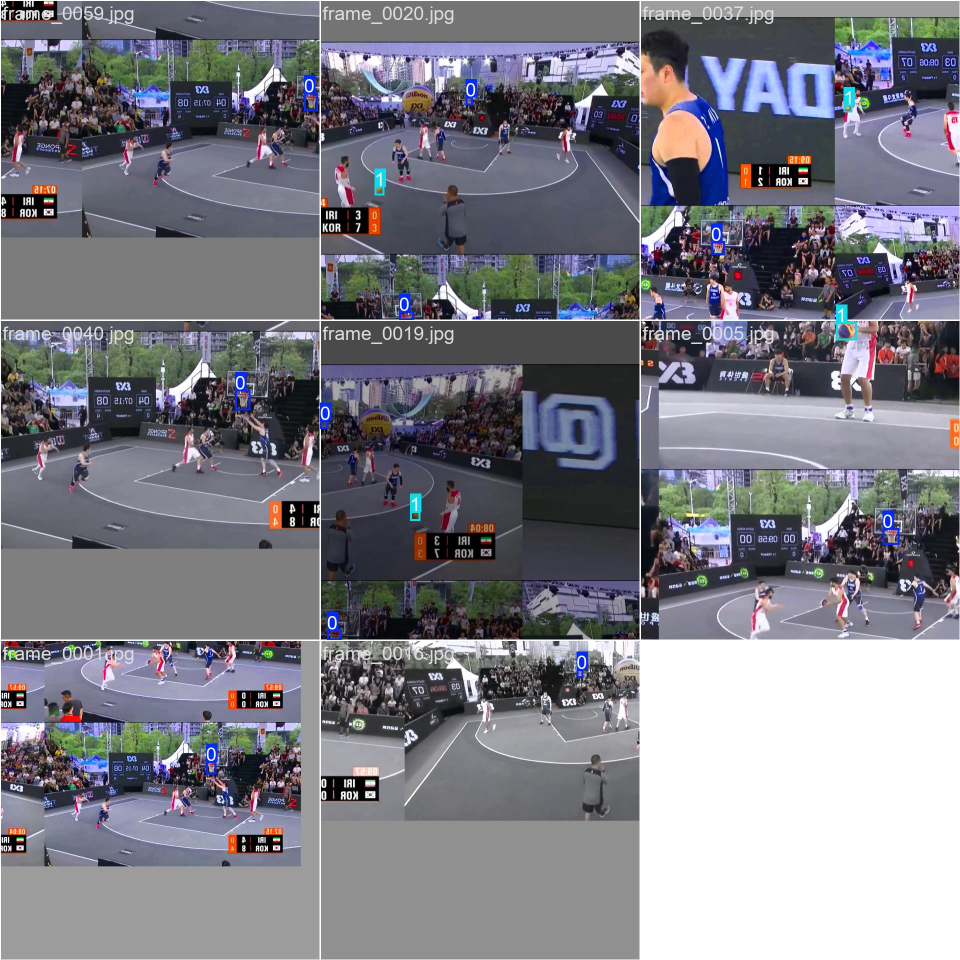
#> input picture runs/detect/basketball_yolo_model4/train_batch0.jpg, 1920 x 1920 px, given in place of 13509078_3840_2160_60fps.mp4, which was not available (shown at 1/2 size)
$ python 'opencv testfile.py'
#> lines starting #> are read from the running program, lines starting #| are printed output that depends on the picture; after the words box and inside, x2 and y2 are one past the last pixel; in counts of white or black regions, pixels touching at a corner belong together; pictures that were not available may be replaced by others from this repository, and a replacement may not be noted
import cv2
import pytesseract
import os

# Tesseract-OCR 설치 경로 (Windows 기준)
pytesseract.pytesseract.tesseract_cmd = r'C:\Program Files\Tesseract-OCR\tesseract.exe'

# 영상 경로
video_path = r'C:\shoot\13509078_3840_2160_60fps.mp4'
cap = cv2.VideoCapture(video_path)

# 영상 정보
fps = int(cap.get(cv2.CAP_PROP_FPS))
width = int(cap.get(cv2.CAP_PROP_FRAME_WIDTH))
height = int(cap.get(cv2.CAP_PROP_FRAME_HEIGHT))
total_frames = int(cap.get(cv2.CAP_PROP_FRAME_COUNT))

# 저장 경로
output_path = r'C:\shoot\highlight_20_detected.mp4'
fourcc = cv2.VideoWriter_fourcc(*'mp4v')
saved = False

while cap.isOpened():
    ret, frame = cap.read()
#> frame is the input picture: shape (1920, 1920, 3); mean B, G, R 132.2, 123.5, 123.7
    if not ret:
        break

    # 화면용 축소
    display_frame = cv2.resize(frame, (1280, 720))
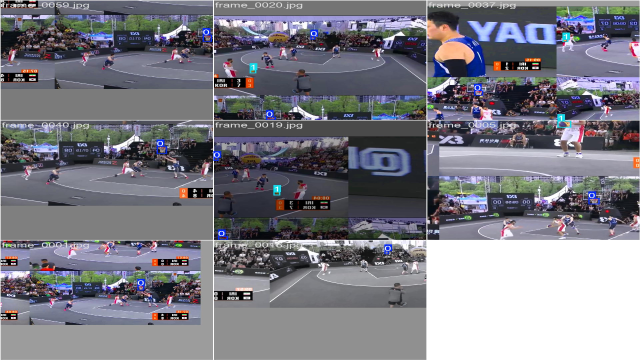
#> display_frame: shape (720, 1280, 3) (shown at 1/2 size); mean B, G, R 132.2, 123.5, 123.7

    # OCR을 위한 전처리 (흑백 + threshold)
    gray = cv2.cvtColor(frame, cv2.COLOR_BGR2GRAY)
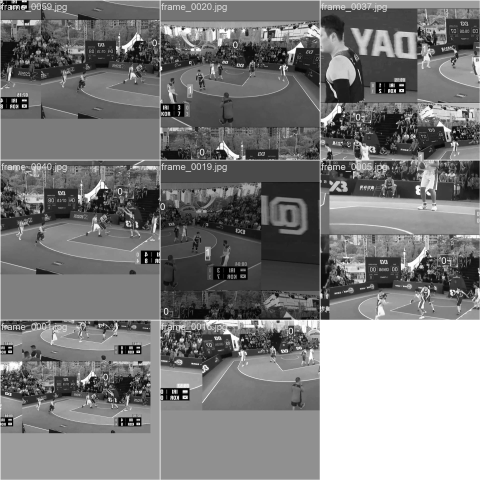
#> gray: shape (1920, 1920) (shown at 1/4 size); min 0, max 255, mean 124.5
    _, thresh = cv2.threshold(gray, 150, 255, cv2.THRESH_BINARY)
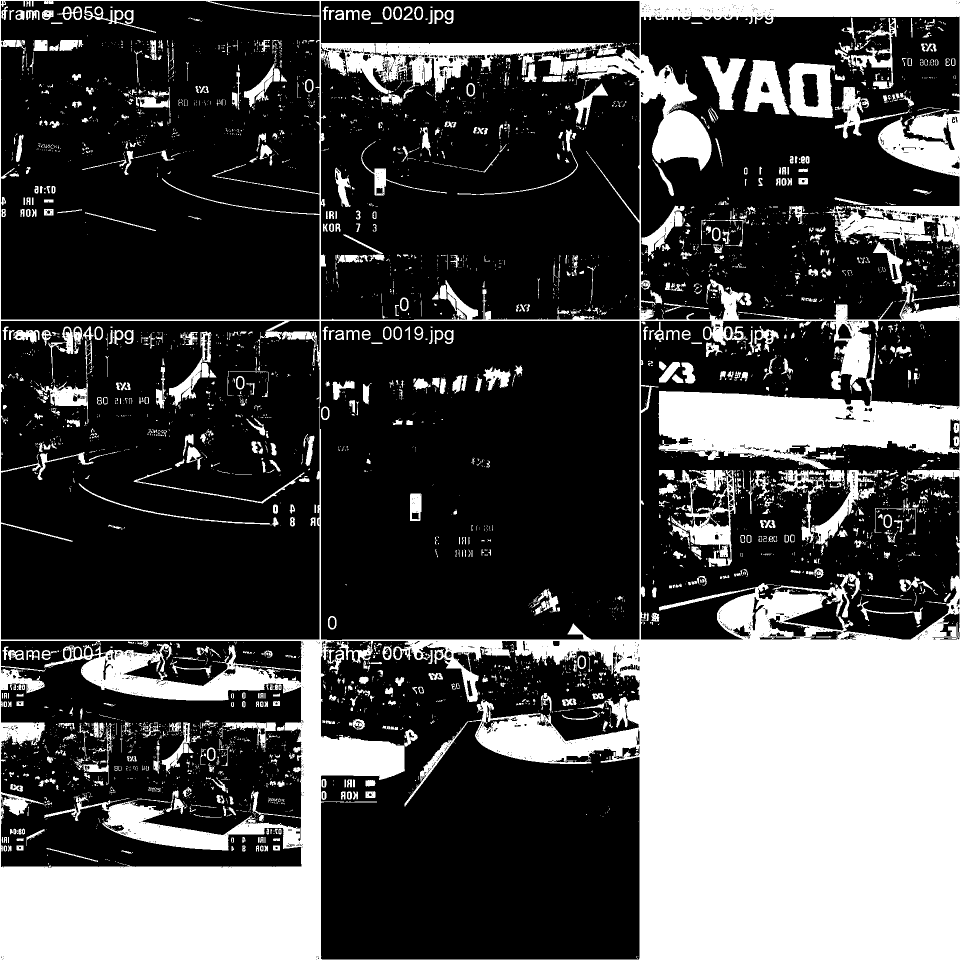
#> thresh: shape (1920, 1920) (shown at 1/2 size); 28.6% white; 4507 white regions (3534 under 20 px), largest, box (x1, y1, x2, y2) and area: (0, 0, 1920, 1920) 875920, (1339, 940, 1471, 1134) 8988, (1576, 126, 1670, 236) 6816

    # OCR 실행
#> (the run stopped early here; a loop or call above may not have finished)

$ run again, on runs/detect/basketball_yolo_model4/train_batch1.jpg
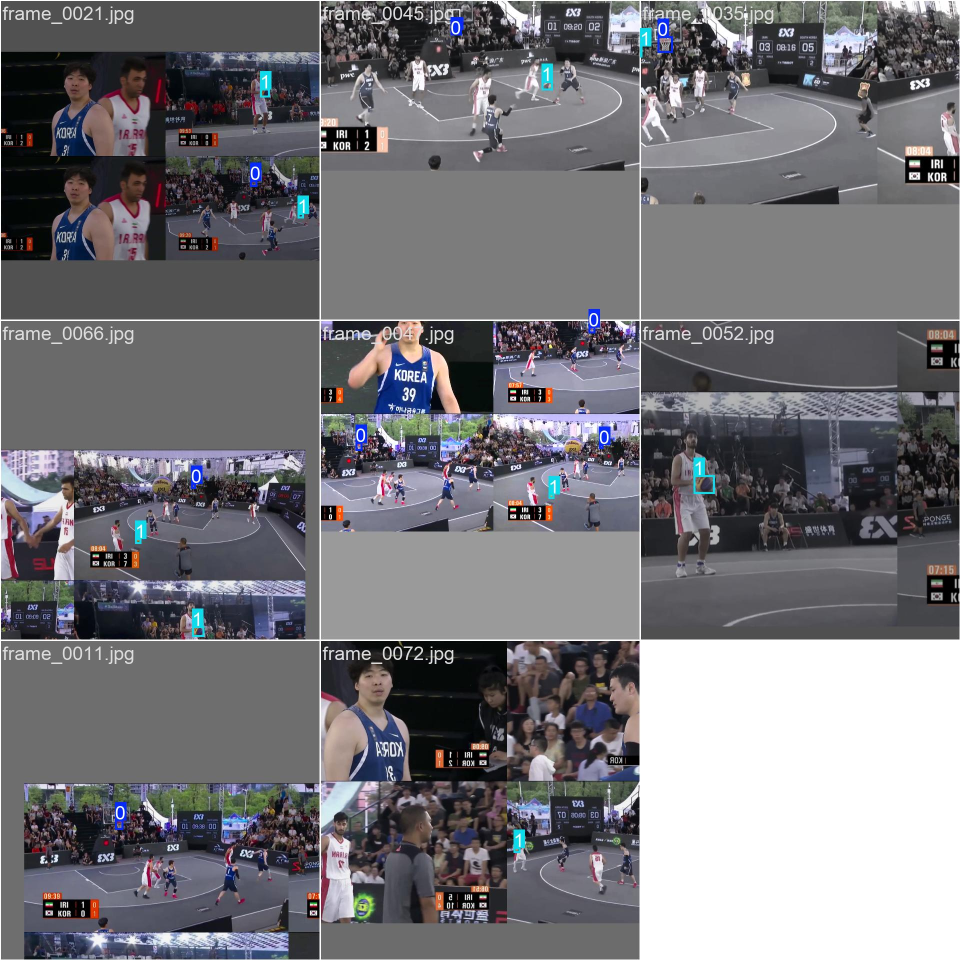
#> input picture runs/detect/basketball_yolo_model4/train_batch1.jpg, 1920 x 1920 px, given in place of 13509078_3840_2160_60fps.mp4, which was not available (shown at 1/2 size)
#> frame is the input picture: shape (1920, 1920, 3); mean B, G, R 120.7, 115.9, 116.8
#> `display_frame = cv2.resize(frame, (1280, 720))`:
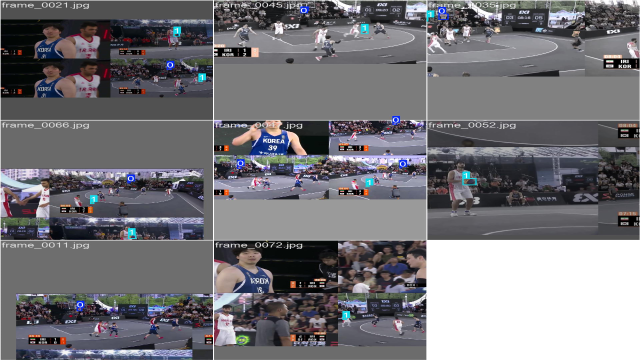
#> display_frame: shape (720, 1280, 3) (shown at 1/2 size); mean B, G, R 120.7, 115.9, 116.8
#> `_, thresh = cv2.threshold(gray, 150, 255, cv2.THRESH_BINARY)`:
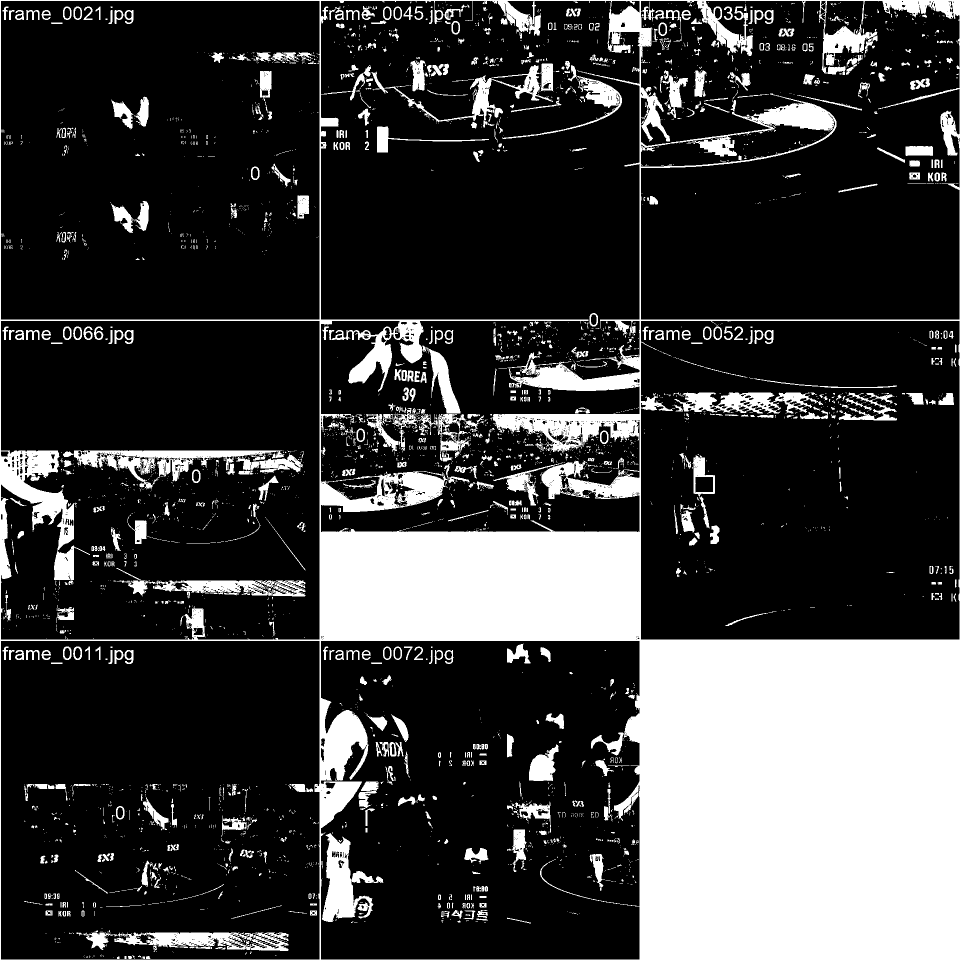
#> thresh: shape (1920, 1920) (shown at 1/2 size); 23.8% white; 3872 white regions (3038 under 20 px), largest, box (x1, y1, x2, y2) and area: (0, 0, 1920, 1920) 700242, (126, 901, 606, 979) 12758, (644, 1666, 767, 1844) 9172

$ run again, on runs/detect/basketball_yolo_model4/train_batch180.jpg
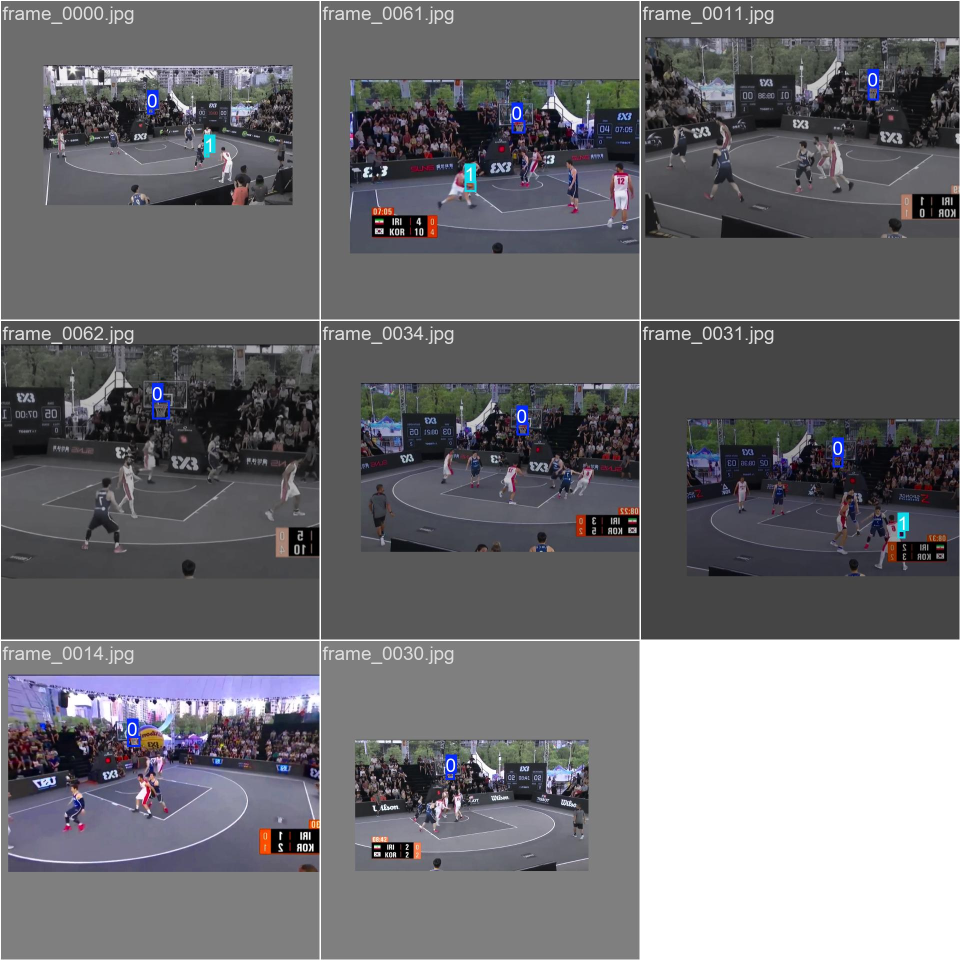
#> input picture runs/detect/basketball_yolo_model4/train_batch180.jpg, 1920 x 1920 px, given in place of 13509078_3840_2160_60fps.mp4, which was not available (shown at 1/2 size)
#> frame is the input picture: shape (1920, 1920, 3); mean B, G, R 114.6, 110.5, 111
#> `display_frame = cv2.resize(frame, (1280, 720))`:
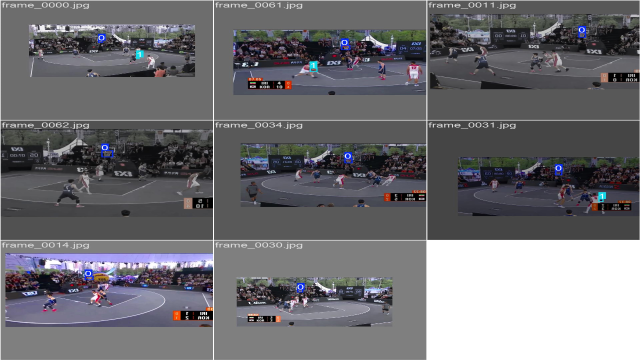
#> display_frame: shape (720, 1280, 3) (shown at 1/2 size); mean B, G, R 114.6, 110.5, 111
#> `_, thresh = cv2.threshold(gray, 150, 255, cv2.THRESH_BINARY)`:
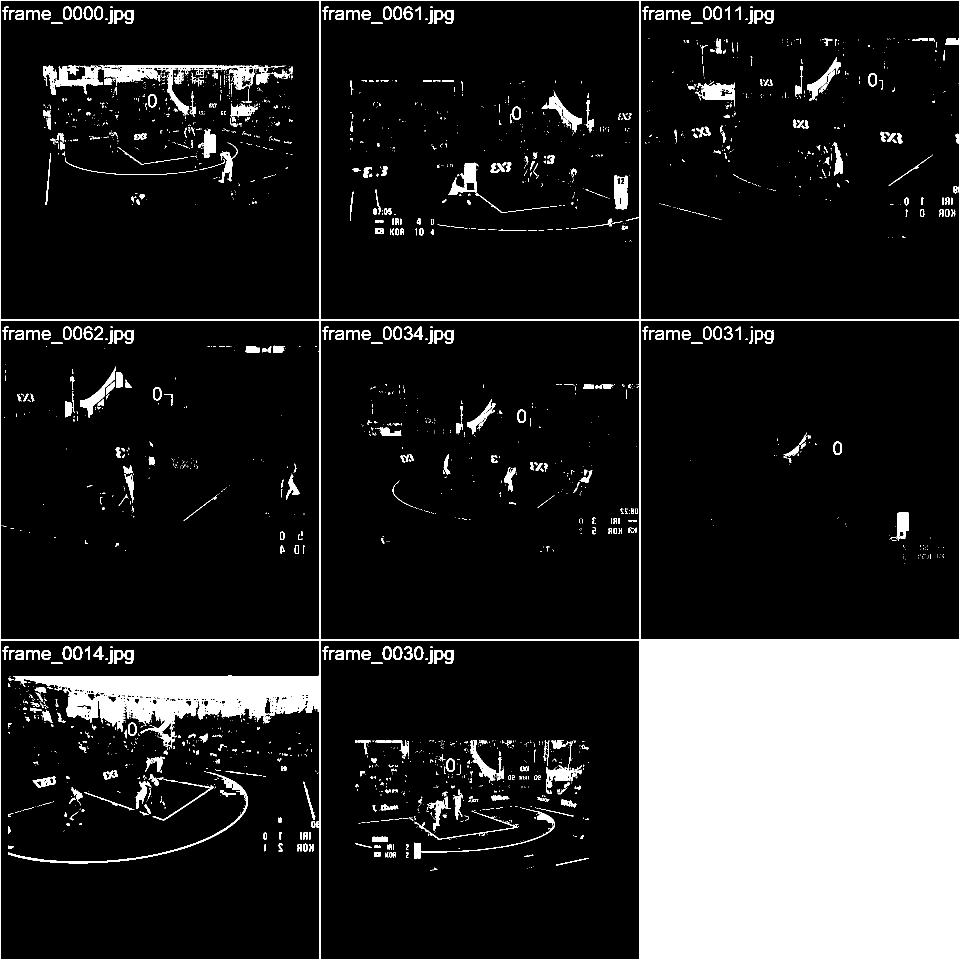
#> thresh: shape (1920, 1920) (shown at 1/2 size); 15.5% white; 2530 white regions (1976 under 20 px), largest, box (x1, y1, x2, y2) and area: (0, 0, 1920, 1920) 480637, (200, 131, 541, 231) 6475, (16, 1544, 496, 1727) 2527
